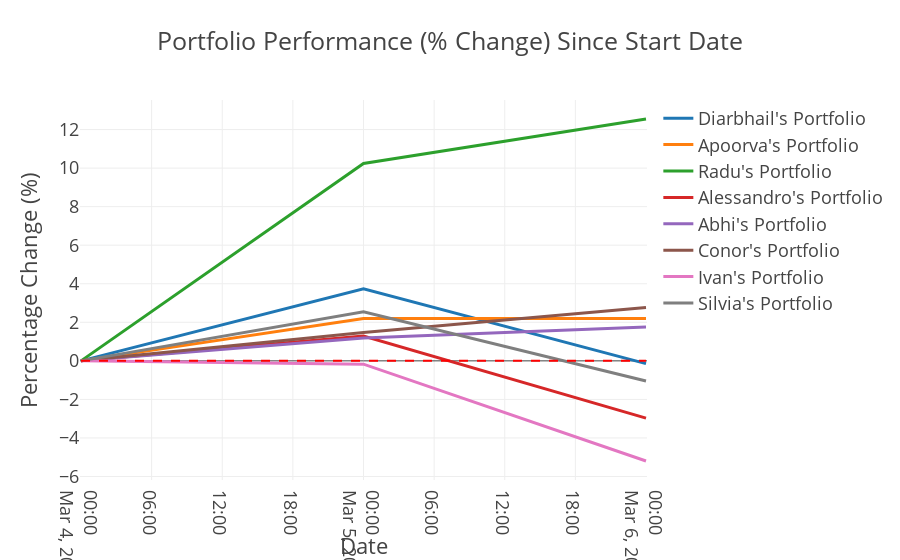

Notebook code cell kept with this figure:
### Code cell
# Calculate percentage change from start date
pct_change = portfolio_values.copy()
for col in pct_change.columns:
    pct_change[col] = (pct_change[col] / pct_change[col].iloc[0] - 1) * 100

# Plot the percentage change
fig = go.Figure()

# Plot individual portfolios
for name in pct_change.columns:
    fig.add_trace(go.Scatter(
        x=pct_change.index,
        y=pct_change[name],
        name=f"{name}'s Portfolio",
        mode='lines'
    ))

# Add a horizontal line at 0%
fig.add_shape(
    type="line",
    x0=pct_change.index[0],
    y0=0,
    x1=pct_change.index[-1],
    y1=0,
    line=dict(color="red", width=2, dash="dash")
)

# Update layout
fig.update_layout(
    title='Portfolio Performance (% Change) Since Start Date',
    xaxis_title='Date',
    yaxis_title='Percentage Change (%)',
    template='presentation',
    hovermode='x unified'
)

# Show the figure
fig.show()

### Figure 1 — Plotly figure (JSON) as saved in the notebook; plotly's stock layout.template omitted (floating-point values rounded to 4 significant figures)
{"data": [{"mode": "lines", "name": "Diarbhail's Portfolio", "type": "scatter", "x": ["2025-03-04T00:00:00.000000000", "2025-03-05T00:00:00.000000000", "2025-03-06T00:00:00.000000000"], "y": [0.0, 3.74, -0.1449]}, {"mode": "lines", "name": "Apoorva's Portfolio", "type": "scatter", "x": ["2025-03-04T00:00:00.000000000", "2025-03-05T00:00:00.000000000", "2025-03-06T00:00:00.000000000"], "y": [0.0, 2.198, 2.195]}, {"mode": "lines", "name": "Radu's Portfolio", "type": "scatter", "x": ["2025-03-04T00:00:00.000000000", "2025-03-05T00:00:00.000000000", "2025-03-06T00:00:00.000000000"], "y": [0.0, 10.24, 12.55]}, {"mode": "lines", "name": "Alessandro's Portfolio", "type": "scatter", "x": ["2025-03-04T00:00:00.000000000", "2025-03-05T00:00:00.000000000", "2025-03-06T00:00:00.000000000"], "y": [0.0, 1.288, -2.969]}, {"mode": "lines", "name": "Abhi's Portfolio", "type": "scatter", "x": ["2025-03-04T00:00:00.000000000", "2025-03-05T00:00:00.000000000", "2025-03-06T00:00:00.000000000"], "y": [0.0, 1.183, 1.753]}, {"mode": "lines", "name": "Conor's Portfolio", "type": "scatter", "x": ["2025-03-04T00:00:00.000000000", "2025-03-05T00:00:00.000000000", "2025-03-06T00:00:00.000000000"], "y": [0.0, 1.471, 2.773]}, {"mode": "lines", "name": "Ivan's Portfolio", "type": "scatter", "x": ["2025-03-04T00:00:00.000000000", "2025-03-05T00:00:00.000000000", "2025-03-06T00:00:00.000000000"], "y": [0.0, -0.1722, -5.196]}, {"mode": "lines", "name": "Silvia's Portfolio", "type": "scatter", "x": ["2025-03-04T00:00:00.000000000", "2025-03-05T00:00:00.000000000", "2025-03-06T00:00:00.000000000"], "y": [0.0, 2.541, -1.045]}], "layout": {"hovermode": "x unified", "shapes": [{"line": {"color": "red", "dash": "dash", "width": 2}, "type": "line", "x0": "2025-03-04T00:00:00", "x1": "2025-03-06T00:00:00", "y0": 0, "y1": 0}], "title": {"text": "Portfolio Performance (% Change) Since Start Date"}, "xaxis": {"title": {"text": "Date"}}, "yaxis": {"title": {"text": "Percentage Change (%)"}}}}
